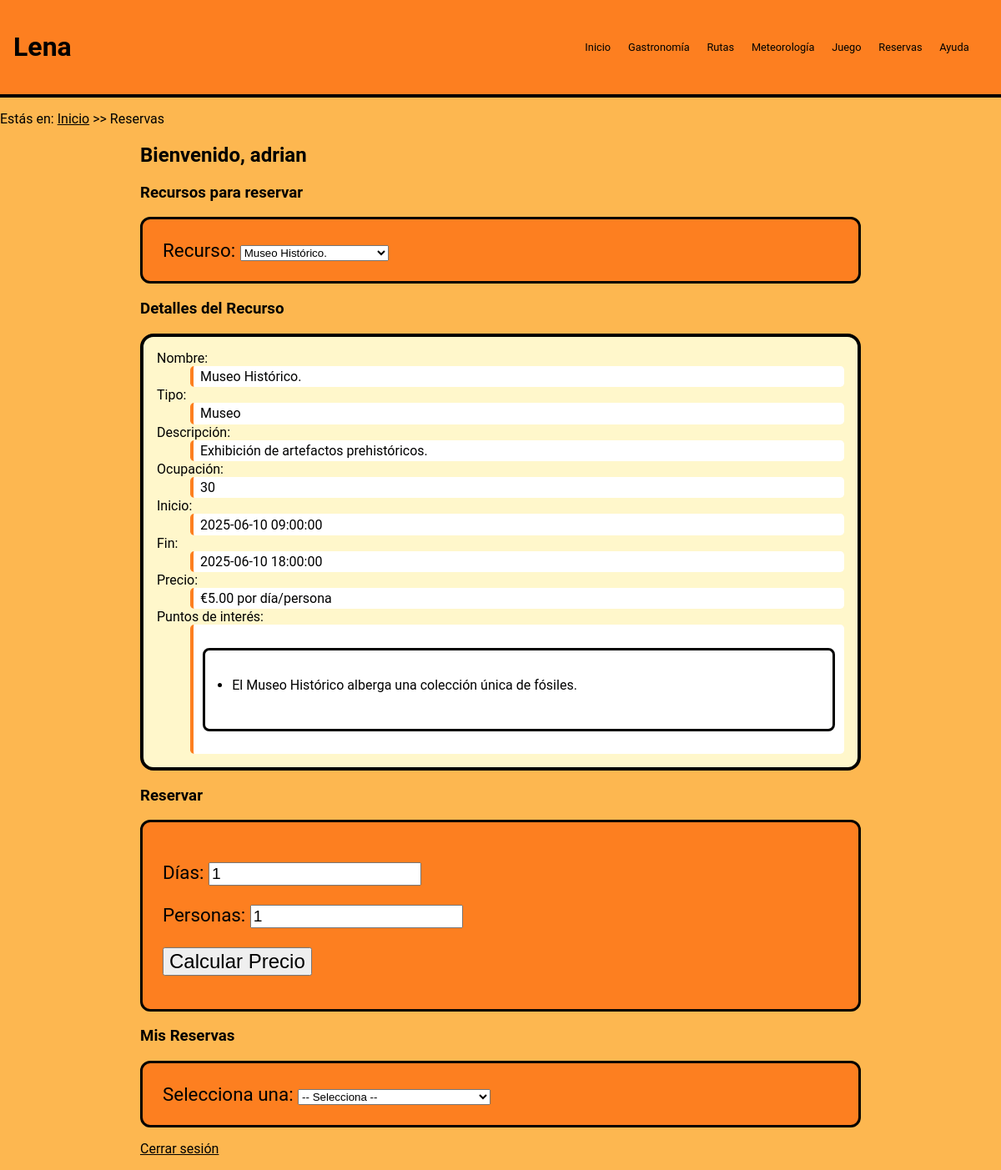
The app's page /reservas.php?recurso_id=1 (signed in) with its own data.
### tables this page shows
CREATE TABLE `recursos_turisticos` (
  `id` int(11) NOT NULL,
  `tipo_id` int(11) NOT NULL,
  `nombre` varchar(100) NOT NULL,
  `descripcion` text NOT NULL,
  `limite_ocupacion` int(11) NOT NULL,
  `fecha_inicio` date NOT NULL,
  `hora_inicio` time NOT NULL,
  `fecha_fin` date NOT NULL,
  `hora_fin` time NOT NULL,
  `precio` decimal(8,2) NOT NULL,
  `otros_detalles` text DEFAULT NULL
);

CREATE TABLE `tipo_recursos` (
  `id` int(11) NOT NULL,
  `nombre_tipo` varchar(50) NOT NULL
);

### php/database.php (called while the page is built, shortened)
<?php
class Database {
    private $host = "localhost";
    private $user = "DBUSER2025";
    private $pass = "DBPWD2025";
    private $dbname = "reservas_turismo";
    private $conn;
    public function __construct() {
        $this->conn = new mysqli($this->host, $this->user, $this->pass, $this->dbname);
        $this->conn->set_charset("utf8mb4");
    }
    public function getConnection() {
        return $this->conn;
    }
}

### php/resource.php (called while the page is built, shortened)
<?php
require_once "database.php";
class Resource {
    private $conn;
    public function __construct() {
        $db = new Database();
        $this->conn = $db->getConnection();
    }
    public function getAll($tipoId = null) {
        if ($tipoId === null) {
            $sql  = "SELECT r.*, t.nombre_tipo
                     FROM recursos_turisticos r
                     JOIN tipo_recursos t ON r.tipo_id = t.id
                     ORDER BY r.nombre ASC";
            $stmt = $this->conn->prepare($sql);
            $stmt->execute();
        }
        $result   = $stmt->get_result();
        $recursos = [];
        while ($fila = $result->fetch_assoc()) {
            $recursos[] = $fila;
        }
        return $recursos;
    }
    public function getById($id) {
        $stmt = $this->conn->prepare(
            "SELECT r.*, t.nombre_tipo
             FROM recursos_turisticos r
             JOIN tipo_recursos t ON r.tipo_id = t.id
             WHERE r.id = ?"
        );
        $stmt->bind_param("i", $id);
        $stmt->execute();
        $res      = $stmt->get_result();
        $recurso  = $res->fetch_assoc();
        return $recurso;
    }
    public function getPuntosInteres($recursoId) {
        $sql  = "SELECT texto FROM puntos_interes WHERE recurso_id = ?";
        $stmt = $this->conn->prepare($sql);
        $stmt->bind_param("i", $recursoId);
        $stmt->execute();
        $res    = $stmt->get_result();
        $puntos = [];
        while ($row = $res->fetch_assoc()) {
            $puntos[] = $row['texto'];
        }
        return $puntos;
    }
}

### php/reservation.php (called while the page is built, shortened)
<?php
class Reservation
{
    private mysqli $db;
    public function __construct()
    {
        $host   = "localhost";
        $user   = "DBUSER2025";
        $pass   = "DBPWD2025";
        $dbname = "reservas_turismo";
        $this->db = new mysqli($host, $user, $pass, $dbname);
        $this->db->set_charset("utf8mb4");
    }
    public function getByUser(int $usuarioId): array
    {
        $sql = "
            SELECT
                r.id,
                r.fecha_inicio_evento,
                r.dias,
                r.hora_evento,
                r.precio_final,
                r.numero_personas,
                r.fecha_reserva,
                r.estado,
                rt.nombre AS recurso_nombre
            FROM reservas r
            JOIN recursos_turisticos rt ON r.recurso_id = rt.id
            WHERE r.usuario_id = ?
            ORDER BY r.fecha_inicio_evento DESC
        ";
        $stmt = $this->db->prepare($sql);
        $stmt->bind_param("i", $usuarioId);
        $stmt->execute();
        $resultado = $stmt->get_result();
        $reservas  = $resultado->fetch_all(MYSQLI_ASSOC);
        return $reservas;
    }
}

### reservas.php (the view, shortened to what this page needs)
<?php
require_once 'php/resource.php';
require_once 'php/reservation.php';
class ReservasController
{
    private Resource    $resourceModel;
    public ?int   $recursoId      = null;
    public function __construct()
    {
        $this->resourceModel    = new Resource();
        $this->reservationModel = new Reservation();
        $this->usuarioId     = (int)$_SESSION['usuario_id'];
        $this->usuarioNombre = $_SESSION['usuario_nombre'];
        $this->recursos    = $this->resourceModel->getAll();
        $this->misReservas = $this->reservationModel->getByUser($this->usuarioId);
        $this->recursoId    = isset($_GET['recurso_id']) ? (int)$_GET['recurso_id'] : null;
    }
    public function recursoSeleccionado(): ?array
    {
        return $this->recursoId ? $this->resourceModel->getById($this->recursoId) : null;
    }
    public function puntosInteres(): array
    {
        return $this->recursoId ? $this->resourceModel->getPuntosInteres($this->recursoId) : [];
    }
}
$ctrl = new ReservasController();
?>
<!DOCTYPE html>
<html lang="es">
<head>
  <link rel="stylesheet" href="estilo/estilo.css"/>
  <link rel="stylesheet" href="estilo/layout.css"/>
</head>
<body>
<header>
  <h1><a href="index.html">Lena</a></h1>
  <nav>
    <a href="index.html">Inicio</a><a href="gastronomia.html">Gastronomía</a>
    <a href="rutas.html">Rutas</a><a href="meteorologia.html">Meteorología</a>
    <a href="juego.html">Juego</a><a href="reservas.php">Reservas</a>
    <a href="ayuda.html">Ayuda</a>
  </nav>
</header>
    <p>Estás en: <a href="index.html">Inicio</a> &gt;&gt; Reservas</p>
<main>
  <h2>Bienvenido, <?= htmlspecialchars($ctrl->usuarioNombre) ?></h2>
  <section>
    <h3>Recursos para reservar</h3>
    <form method="GET" action="reservas.php">
      <label>Recurso:
        <select name="recurso_id" onchange="this.form.submit()">
          <?php foreach ($ctrl->recursos as $r): ?>
            <option value="<?= $r['id'] ?>" <?= $r['id']===$ctrl->recursoId ? 'selected':'' ?>>
              <?= htmlspecialchars($r['nombre']) ?>
            </option>
          <?php endforeach; ?>
        </select>
      </label>
    </form>
  </section>
  <?php if ($recSel = $ctrl->recursoSeleccionado()): ?>
    <?php $puntos = $ctrl->puntosInteres(); ?>
    <section>
      <h3>Detalles del Recurso</h3>
      <dl>
        <dt>Nombre:</dt><dd><?= htmlspecialchars($recSel['nombre']) ?></dd>
        <dt>Tipo:</dt><dd><?= htmlspecialchars($recSel['nombre_tipo']) ?></dd>
        <dt>Descripción:</dt><dd><?= htmlspecialchars($recSel['descripcion']) ?></dd>
        <dt>Ocupación:</dt><dd><?= (int)$recSel['limite_ocupacion'] ?></dd>
        <dt>Inicio:</dt><dd><?= htmlspecialchars($recSel['fecha_inicio'].' '.$recSel['hora_inicio']) ?></dd>
        <dt>Fin:</dt><dd><?= htmlspecialchars($recSel['fecha_fin'].' '.$recSel['hora_fin']) ?></dd>
        <dt>Precio:</dt><dd>€<?= number_format((float)$recSel['precio'],2) ?> por día/persona</dd>
        <?php if ($puntos): ?>
          <dt>Puntos de interés:</dt>
          <dd><ul><?php foreach ($puntos as $p) echo '<li>'.htmlspecialchars($p).'</li>'; ?></ul></dd>
        <?php endif; ?>
      </dl>
    </section>
    <section>
      <h3>Reservar</h3>
      <?php if ($ctrl->reservaOK): ?>
        <article>
          <h4>Resumen de la reserva</h4>
          <p>Reserva completada con éxito.</p>
          <p>Días: <?= $ctrl->reservaHecha['dias'] ?></p>
          <p>Personas: <?= $ctrl->reservaHecha['personas'] ?></p>
          <p>Total: €<?= number_format($ctrl->reservaHecha['total'],2) ?></p>
          <p>Fecha: <?= $ctrl->reservaHecha['fecha'] ?> a las <?= $ctrl->reservaHecha['hora'] ?></p>
        </article>
      <?php else: ?>
        <form method="POST" action="reservas.php?recurso_id=<?= $ctrl->recursoId ?>">
          <p><label>Días:     <input name="dias"     value="<?= $ctrl->dias ?>"     type="number" min="1" required></label></p>
          <p><label>Personas: <input name="personas" value="<?= $ctrl->personas ?>" type="number" min="1" required></label></p>
          <button name="calcular_precio" type="submit">Calcular Precio</button>
        </form>
      <?php endif; ?>
    </section>
  <?php endif; ?>
  <section>
    <h3>Mis Reservas</h3>
    <?php if (!$ctrl->misReservas): ?>
      <p>No tienes reservas activas.</p>
    <?php else: ?>
      <form method="GET" action="reservas.php">
        <label>Selecciona una:
          <select name="reserva_id" onchange="this.form.submit()">
            <option value="">-- Selecciona --</option>
          </select>
        </label>
      </form>
    <?php endif; ?>
  </section>
  <p><a href="php/logout.php">Cerrar sesión</a></p>
</main>
</body>
</html>

### estilo/estilo.css (style rules this page uses)
body { font-family: "Roboto", "Helvetica", "Arial", sans-serif; background-color: #FDB750; color: #010100; margin: 0em; padding: 0em; }
a:link { color: #010100; }
form { background-color: #FD7F20; padding: 1.5rem; border-radius: 0.75rem; color: #010100; border: 0.2rem solid #010100; font-size: 1.4em; }
form button { font-size: 1.5rem; }
form input { font-size: 1.2rem; }
ul { padding: 2rem; margin: 2vw auto; max-width: 90%; border: 0.2rem solid #010100; border-radius: 0.5rem; font-size: 1rem; }
ul li { margin-bottom: 0.7em; }
p a { color: #000; }
main > section dl { background-color: #fff7cb; color: #010100; padding: 1rem; border: 0.3rem solid #010100; border-radius: 1rem; font-size: 1rem; }
main > section dl dd { padding: 0.2rem 0.5rem; background-color: #ffffff; color: #010100; border-left: 0.3rem solid #FD7F20; border-radius: 0.3rem; }

### estilo/layout.css (style rules this page uses)
main { margin-left: 14vw; margin-right: 14vw; }
section button { margin-bottom: 1rem; margin-right: 0.5rem; }
header { display: flex; justify-content: space-between; align-items: center; padding: 1rem; background-color: #FD7F20; color: #010100; border-bottom: 0.3em solid #000; row-gap: 3rem; column-gap: 1rem; max-width: 100vw; box-sizing: border-box; }
header nav { display: flex; gap: 0.5rem; max-width: 100%; box-sizing: border-box; padding-right: 1rem; }
header nav a { padding: 0.4rem; font-size: 1.5rem; }
header h1 { font-size: 4rem; }
header a { text-decoration: none; color: #010100; }
@media (max-width: 1562px) { header h1 { font-size: 3rem; } }
@media (max-width: 1562px) { header nav a { font-size: 1.2rem; } }
@media (max-width: 1250px) { header h1 { font-size: 2rem; } }
@media (max-width: 1250px) { header nav a { font-size: 0.8rem; } }

### records on screen
recursos_turisticos: nombre "Museo Histórico.", tipo.nombre_tipo "Museo", descripcion "Exhibición de artefactos prehistóricos.", limite_ocupacion "30", fecha_inicio+hora_inicio "2025-06-10 09:00:00", fecha_fin+hora_fin "2025-06-10 18:00:00", precio "5.00"

### other values on screen
$ctrl->usuarioNombre "adrian"
$p "El Museo Histórico alberga una colección única de fósiles."
form field recurso_id "Museo Histórico."
